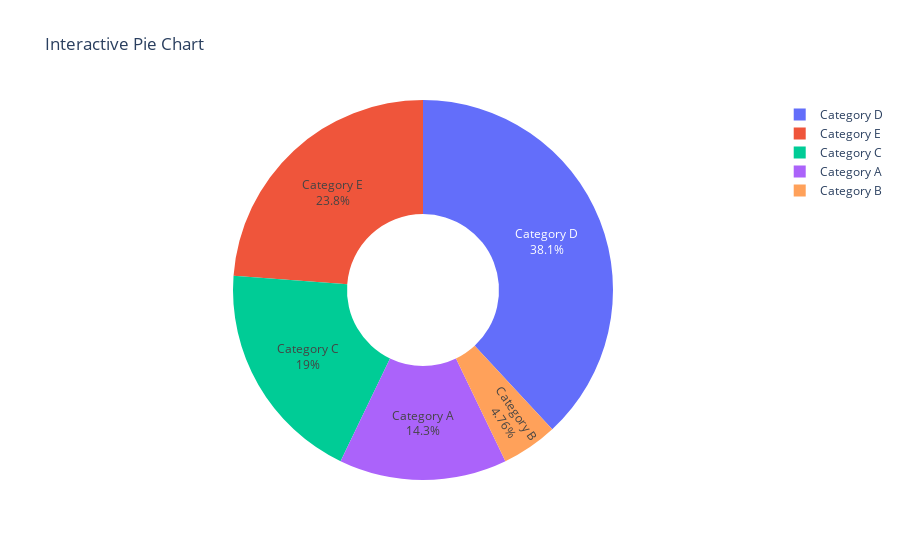

Notebook code for this chart:
### Markdown cell above
**21. Using Plotly, create an interactive pie chart of randomly generated data, add labels and percentages, set the title as 'Interactive Pie Chart'.**

### Code cell
# Generate random data
labels = ['Category A', 'Category B', 'Category C', 'Category D', 'Category E']
values = np.random.randint(1, 10, size=len(labels))

# Create the pie chart
fig = go.Figure(data=[go.Pie(labels=labels, values=values, textinfo='label+percent', hole=0.4)])

# Update the layout
fig.update_layout(title='Interactive Pie Chart')

# Show the plot
fig.show()

### Figure 1 — Plotly figure (JSON) as saved in the notebook; plotly's stock layout.template omitted (floating-point values rounded to 4 significant figures)
{"data": [{"hole": 0.4, "labels": ["Category A", "Category B", "Category C", "Category D", "Category E"], "textinfo": "label+percent", "type": "pie", "values": [3, 1, 4, 8, 5]}], "layout": {"title": {"text": "Interactive Pie Chart"}}}
